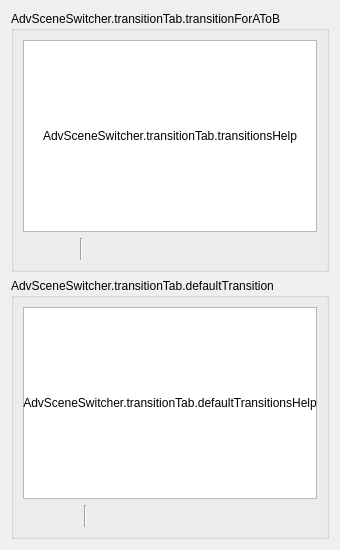
     <widget class="QWidget" name="transitionsTab">
      <attribute name="title">
       <string>AdvSceneSwitcher.transitionTab.title</string>
      </attribute>
      <layout class="QVBoxLayout" name="verticalLayout_15">
       <item>
        <widget class="QGroupBox" name="transitionsGroup">
         <property name="title">
          <string>AdvSceneSwitcher.transitionTab.transitionForAToB</string>
         </property>
         <layout class="QVBoxLayout" name="verticalLayout_14">
          <item>
           <layout class="QGridLayout" name="gridLayout_9">
            <item row="0" column="0">
             <widget class="QListWidget" name="sceneTransitions">
              <property name="sizePolicy">
               <sizepolicy hsizetype="Expanding" vsizetype="Expanding">
                <horstretch>0</horstretch>
                <verstretch>0</verstretch>
               </sizepolicy>
              </property>
              <property name="sortingEnabled">
               <bool>false</bool>
              </property>
             </widget>
            </item>
            <item row="0" column="0">
             <widget class="QLabel" name="transitionHelp">
              <property name="text">
               <string>AdvSceneSwitcher.transitionTab.transitionsHelp</string>
              </property>
              <property name="alignment">
               <set>Qt::AlignCenter</set>
              </property>
              <property name="wordWrap">
               <bool>true</bool>
              </property>
             </widget>
            </item>
           </layout>
          </item>
          <item>
           <layout class="QHBoxLayout" name="horizontalLayout_19">
            <property name="spacing">
             <number>4</number>
            </property>
            <item>
             <widget class="QPushButton" name="transitionsAdd">
              <property name="maximumSize">
               <size>
                <width>22</width>
                <height>22</height>
               </size>
              </property>
              <property name="flat">
               <bool>true</bool>
              </property>
              <property name="themeID" stdset="0">
               <string notr="true">addIconSmall</string>
              </property>
              <property name="class" stdset="0">
               <string notr="true">icon-plus</string>
              </property>
             </widget>
            </item>
            <item>
             <widget class="QPushButton" name="transitionsRemove">
              <property name="maximumSize">
               <size>
                <width>22</width>
                <height>22</height>
               </size>
              </property>
              <property name="flat">
               <bool>true</bool>
              </property>
              <property name="themeID" stdset="0">
               <string notr="true">removeIconSmall</string>
              </property>
              <property name="class" stdset="0">
               <string notr="true">icon-trash</string>
              </property>
             </widget>
            </item>
            <item>
             <spacer name="horizontalSpacer_48">
              <property name="orientation">
               <enum>Qt::Horizontal</enum>
              </property>
              <property name="sizeType">
               <enum>QSizePolicy::Fixed</enum>
              </property>
              <property name="sizeHint" stdset="0">
               <size>
                <width>5</width>
                <height>20</height>
               </size>
              </property>
             </spacer>
            </item>
            <item>
             <widget class="Line" name="line_14">
              <property name="orientation">
               <enum>Qt::Vertical</enum>
              </property>
             </widget>
            </item>
            <item>
             <spacer name="horizontalSpacer_53">
              <property name="orientation">
               <enum>Qt::Horizontal</enum>
              </property>
              <property name="sizeType">
               <enum>QSizePolicy::Fixed</enum>
              </property>
              <property name="sizeHint" stdset="0">
               <size>
                <width>5</width>
                <height>20</height>
               </size>
              </property>
             </spacer>
            </item>
            <item>
             <widget class="QPushButton" name="transitionsUp">
              <property name="maximumSize">
               <size>
                <width>22</width>
                <height>22</height>
               </size>
              </property>
              <property name="text">
               <string/>
              </property>
              <property name="flat">
               <bool>true</bool>
              </property>
              <property name="themeID" stdset="0">
               <string>upArrowIconSmall</string>
              </property>
              <property name="class" stdset="0">
               <string notr="true">icon-up</string>
              </property>
             </widget>
            </item>
            <item>
             <widget class="QPushButton" name="transitionsDown">
              <property name="maximumSize">
               <size>
                <width>22</width>
                <height>22</height>
               </size>
              </property>
              <property name="text">
               <string/>
              </property>
              <property name="flat">
               <bool>true</bool>
              </property>
              <property name="themeID" stdset="0">
               <string>downArrowIconSmall</string>
              </property>
              <property name="class" stdset="0">
               <string notr="true">icon-down</string>
              </property>
             </widget>
            </item>
            <item>
             <spacer name="horizontalSpacer_17">
              <property name="orientation">
               <enum>Qt::Horizontal</enum>
              </property>
              <property name="sizeHint" stdset="0">
               <size>
                <width>5</width>
                <height>20</height>
               </size>
              </property>
             </spacer>
            </item>
           </layout>
          </item>
         </layout>
        </widget>
       </item>
       <item>
        <widget class="QGroupBox" name="defaultTransitionsGroup">
         <property name="title">
          <string>AdvSceneSwitcher.transitionTab.defaultTransition</string>
         </property>
         <layout class="QVBoxLayout" name="verticalLayout_12">
          <item>
           <layout class="QHBoxLayout" name="defTransitionDelayLayout"/>
          </item>
          <item>
           <layout class="QGridLayout" name="gridLayout_10">
            <item row="0" column="0">
             <widget class="QListWidget" name="defaultTransitions">
              <property name="sizePolicy">
               <sizepolicy hsizetype="Expanding" vsizetype="Expanding">
                <horstretch>0</horstretch>
                <verstretch>0</verstretch>
               </sizepolicy>
              </property>
              <property name="sortingEnabled">
               <bool>false</bool>
              </property>
             </widget>
            </item>
            <item row="0" column="0">
             <widget class="QLabel" name="defaultTransitionHelp">
              <property name="text">
               <string>AdvSceneSwitcher.transitionTab.defaultTransitionsHelp</string>
              </property>
              <property name="alignment">
               <set>Qt::AlignCenter</set>
              </property>
              <property name="wordWrap">
               <bool>true</bool>
              </property>
             </widget>
            </item>
           </layout>
          </item>
          <item>
           <layout class="QHBoxLayout" name="horizontalLayout_29">
            <item>
             <widget class="QPushButton" name="defaultTransitionsAdd">
              <property name="maximumSize">
               <size>
                <width>22</width>
                <height>22</height>
               </size>
              </property>
              <property name="flat">
               <bool>true</bool>
              </property>
              <property name="themeID" stdset="0">
               <string notr="true">addIconSmall</string>
              </property>
              <property name="class" stdset="0">
               <string notr="true">icon-plus</string>
              </property>
             </widget>
            </item>
            <item>
             <widget class="QPushButton" name="defaultTransitionsRemove">
              <property name="maximumSize">
               <size>
                <width>22</width>
                <height>22</height>
               </size>
              </property>
              <property name="flat">
               <bool>true</bool>
              </property>
              <property name="themeID" stdset="0">
               <string notr="true">removeIconSmall</string>
              </property>
              <property name="class" stdset="0">
               <string notr="true">icon-trash</string>
              </property>
             </widget>
            </item>
            <item>
             <spacer name="horizontalSpacer_54">
              <property name="orientation">
               <enum>Qt::Horizontal</enum>
              </property>
              <property name="sizeType">
               <enum>QSizePolicy::Fixed</enum>
              </property>
              <property name="sizeHint" stdset="0">
               <size>
                <width>5</width>
                <height>20</height>
               </size>
              </property>
             </spacer>
            </item>
            <item>
             <widget class="Line" name="line_13">
              <property name="orientation">
               <enum>Qt::Vertical</enum>
              </property>
             </widget>
            </item>
            <item>
             <spacer name="horizontalSpacer_47">
              <property name="orientation">
               <enum>Qt::Horizontal</enum>
              </property>
              <property name="sizeType">
               <enum>QSizePolicy::Fixed</enum>
              </property>
              <property name="sizeHint" stdset="0">
               <size>
                <width>5</width>
                <height>20</height>
               </size>
              </property>
             </spacer>
            </item>
            <item>
             <widget class="QPushButton" name="defaultTransitionsUp">
              <property name="maximumSize">
               <size>
                <width>22</width>
                <height>22</height>
               </size>
              </property>
              <property name="text">
               <string/>
              </property>
              <property name="flat">
               <bool>true</bool>
              </property>
              <property name="themeID" stdset="0">
               <string>upArrowIconSmall</string>
              </property>
              <property name="class" stdset="0">
               <string notr="true">icon-up</string>
              </property>
             </widget>
            </item>
            <item>
             <widget class="QPushButton" name="defaultTransitionsDown">
              <property name="maximumSize">
               <size>
                <width>22</width>
                <height>22</height>
               </size>
              </property>
              <property name="text">
               <string/>
              </property>
              <property name="flat">
               <bool>true</bool>
              </property>
              <property name="themeID" stdset="0">
               <string>downArrowIconSmall</string>
              </property>
              <property name="class" stdset="0">
               <string notr="true">icon-down</string>
              </property>
             </widget>
            </item>
            <item>
             <spacer name="horizontalSpacer_27">
              <property name="orientation">
               <enum>Qt::Horizontal</enum>
              </property>
              <property name="sizeHint" stdset="0">
               <size>
                <width>40</width>
                <height>20</height>
               </size>
              </property>
             </spacer>
            </item>
           </layout>
          </item>
         </layout>
        </widget>
       </item>
      </layout>
     </widget>
